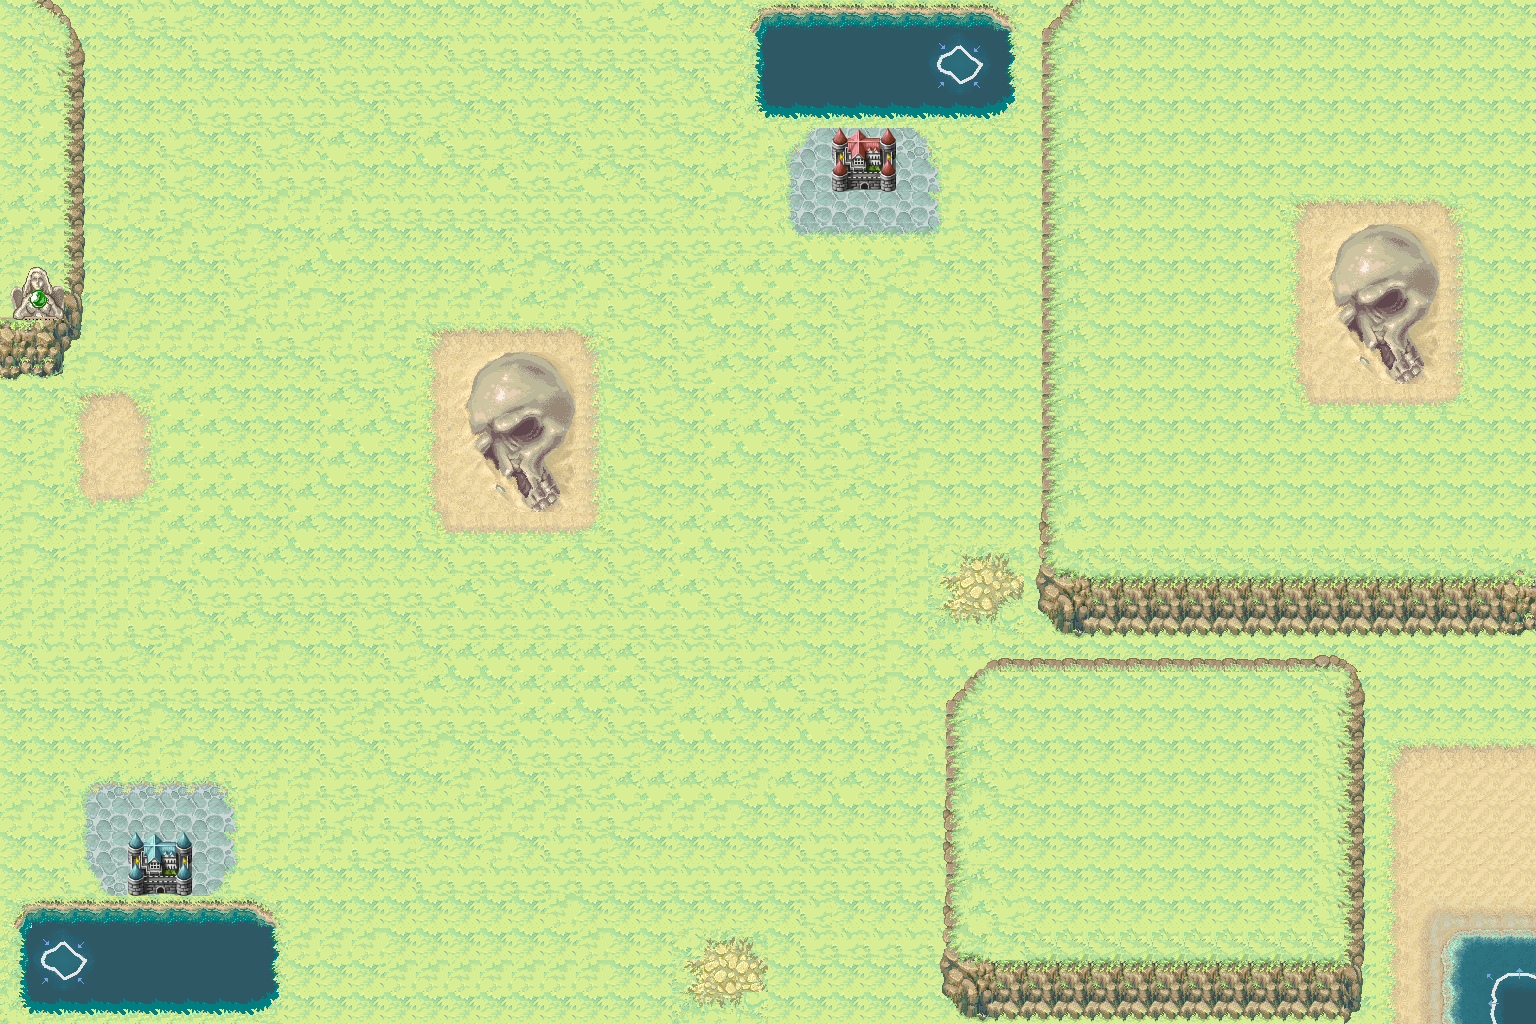

This is a level from a 2D game, rendered from its Tiled map with the project's own tilesets. A one-line summary and the map file follow, with tile-layer data summarised:
An orthogonal 48x32 tile map with 32x32 px tiles, 3 tile layers (Background, Tile Layer 2, Bases), 5 tilesets and 10 objects.

<map version="1.0" orientation="orthogonal" width="48" height="32" tilewidth="32" tileheight="32">
 <tileset firstgid="1" name="Cliff_tileset_0" tilewidth="32" tileheight="32">
  <image source="Cliff_tileset_0.png" width="503" height="518" />
 </tileset>
 <tileset firstgid="241" name="ground_tiles" tilewidth="32" tileheight="32">
  <image source="ground_tiles.png" width="672" height="701" />
 </tileset>
 <tileset firstgid="682" name="beach_sand_woa_0" tilewidth="32" tileheight="32">
  <image source="beach_sand_woa_0.png" width="174" height="114" />
 </tileset>
 <tileset firstgid="697" name="beach_sand_woa2_0" tilewidth="32" tileheight="32">
  <image source="beach_sand_woa2_0.png" width="183" height="204" />
 </tileset>
 <tileset firstgid="727" name="World_B" tilewidth="32" tileheight="32">
  <image source="World_B.png" width="512" height="512" />
 </tileset>
 <layer name="Background" width="48" height="32">
  <data>[1536 cells, 1536 non-empty, 34 distinct tile ids]</data>
 </layer>
 <layer name="Tile Layer 2" width="48" height="32">
  <data>[1536 cells, 406 non-empty, 92 distinct tile ids]</data>
 </layer>
 <layer name="Bases" width="48" height="32">
  <data>[1536 cells, 8 non-empty, 8 distinct tile ids]</data>
 </layer>
 <objectgroup name="Base2" width="48" height="32">
  <object x="128" y="800" width="32" height="32" />
 </objectgroup>
 <objectgroup name="Base1" width="48" height="32">
  <object x="864" y="192" width="32" height="32" />
 </objectgroup>
 <objectgroup name="Collision" width="48" height="32">
  <object x="0" y="0" width="96" height="384" />
  <object x="448" y="352" width="128" height="160" />
  <object x="928" y="640" width="96" height="384" />
  <object x="0" y="896" width="288" height="128" />
  <object x="736" y="0" width="288" height="128" />
  <object x="832" y="128" width="64" height="64" />
  <object x="128" y="832" width="64" height="64" />
  <object x="1024" y="0" width="512" height="640" />
 </objectgroup>
</map>
